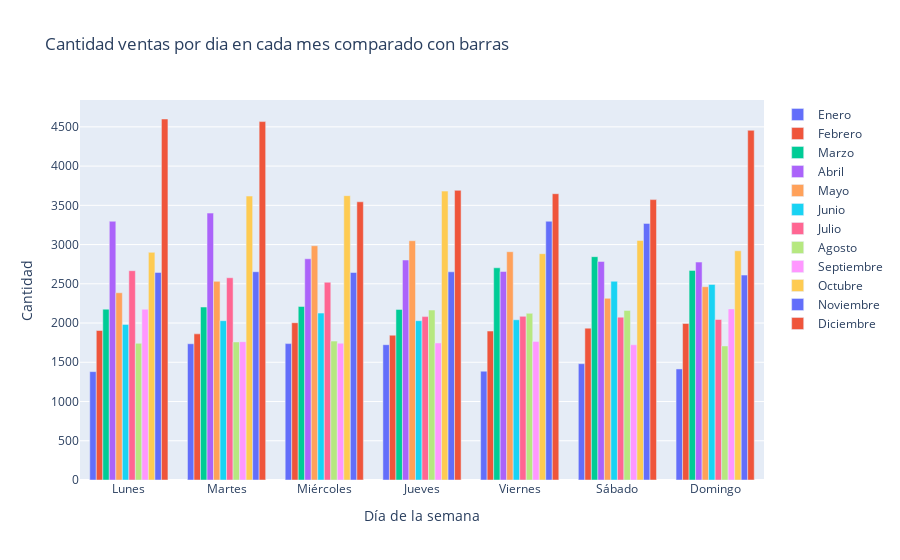

The code cell stored with this chart in its notebook:
### Markdown cell above
* Evaluar las ventas por dia de la semana en un grafico en forma lineal superponiendo las ventas.

### Code cell
# Lista para almacenar los datos de ventas por hora de cada mes
ventas_pordia_pormes = []
etiquetas = []

# Iterar a través de cada mes en la lista 'meses'
for mes in meses:
    # Obtener el DataFrame correspondiente al mes
    dataframe_mes = df_extraidos[mes]
    
    # Calcular el número de ventas por hora para este mes y almacenarlo en 'Ventas_por_hora'
    Ventas_por_dia = dataframe_mes.groupby('strDia')['Cantidad Pedida'].sum()
    
    # Agregar los datos de ventas por hora de este mes a la lista 'ventas_por_hora_por_mes'
    ventas_pordia_pormes.append(Ventas_por_dia.tolist())

fig = go.Figure()

for i, mes in enumerate(meses):
    fig.add_trace(go.Bar(
        x=dias_semana,
        y=ventas_pordia_pormes[i],
        name=mes
    ))

# Configuración adicional del gráfico
fig.update_layout(
    title='Cantidad ventas por dia en cada mes comparado con barras',
    xaxis_title='Día de la semana',
    yaxis_title='Cantidad',
    barmode='group',  # Agrupa las barras
)

fig.show()

### Figure 1 — Plotly figure (JSON) as saved in the notebook; plotly's stock layout.template omitted (floating-point values rounded to 4 significant figures)
{"data": [{"name": "Enero", "type": "bar", "x": ["Lunes", "Martes", "Miércoles", "Jueves", "Viernes", "Sábado", "Domingo"], "y": [1381, 1736, 1738, 1724, 1386, 1482, 1415]}, {"name": "Febrero", "type": "bar", "x": ["Lunes", "Martes", "Miércoles", "Jueves", "Viernes", "Sábado", "Domingo"], "y": [1905, 1862, 2004, 1845, 1898, 1935, 1994]}, {"name": "Marzo", "type": "bar", "x": ["Lunes", "Martes", "Miércoles", "Jueves", "Viernes", "Sábado", "Domingo"], "y": [2177, 2204, 2211, 2174, 2704, 2846, 2671]}, {"name": "Abril", "type": "bar", "x": ["Lunes", "Martes", "Miércoles", "Jueves", "Viernes", "Sábado", "Domingo"], "y": [3297, 3401, 2819, 2803, 2657, 2785, 2777]}, {"name": "Mayo", "type": "bar", "x": ["Lunes", "Martes", "Miércoles", "Jueves", "Viernes", "Sábado", "Domingo"], "y": [2386, 2531, 2985, 3049, 2909, 2315, 2463]}, {"name": "Junio", "type": "bar", "x": ["Lunes", "Martes", "Miércoles", "Jueves", "Viernes", "Sábado", "Domingo"], "y": [1982, 2030, 2127, 2030, 2042, 2532, 2491]}, {"name": "Julio", "type": "bar", "x": ["Lunes", "Martes", "Miércoles", "Jueves", "Viernes", "Sábado", "Domingo"], "y": [2667, 2577, 2520, 2082, 2085, 2075, 2045]}, {"name": "Agosto", "type": "bar", "x": ["Lunes", "Martes", "Miércoles", "Jueves", "Viernes", "Sábado", "Domingo"], "y": [1742, 1759, 1770, 2166, 2124, 2161, 1708]}, {"name": "Septiembre", "type": "bar", "x": ["Lunes", "Martes", "Miércoles", "Jueves", "Viernes", "Sábado", "Domingo"], "y": [2176, 1763, 1743, 1746, 1766, 1723, 2180]}, {"name": "Octubre", "type": "bar", "x": ["Lunes", "Martes", "Miércoles", "Jueves", "Viernes", "Sábado", "Domingo"], "y": [2901, 3618, 3623, 3681, 2884, 3053, 2921]}, {"name": "Noviembre", "type": "bar", "x": ["Lunes", "Martes", "Miércoles", "Jueves", "Viernes", "Sábado", "Domingo"], "y": [2645, 2654, 2644, 2653, 3297, 3270, 2611]}, {"name": "Diciembre", "type": "bar", "x": ["Lunes", "Martes", "Miércoles", "Jueves", "Viernes", "Sábado", "Domingo"], "y": [4600, 4567, 3545, 3691, 3648, 3573, 4456]}], "layout": {"barmode": "group", "title": {"text": "Cantidad ventas por dia en cada mes comparado con barras"}, "xaxis": {"title": {"text": "Día de la semana"}}, "yaxis": {"title": {"text": "Cantidad"}}}}
